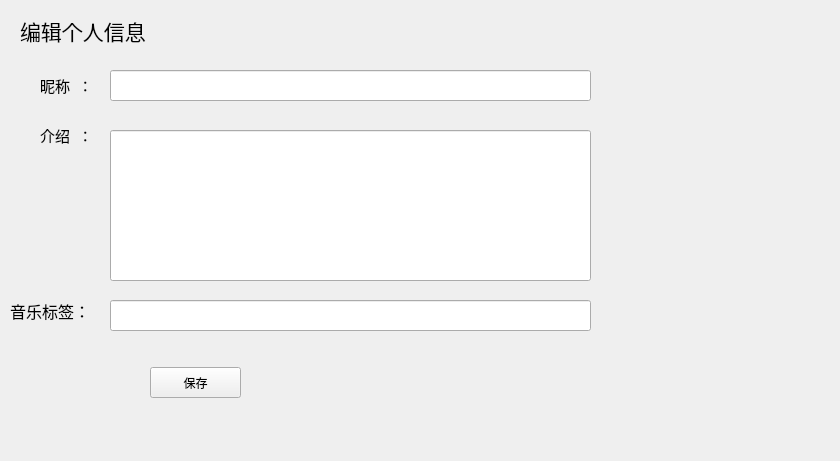
<?xml version="1.0" encoding="UTF-8"?>
<ui version="4.0">
 <class>setuser</class>
 <widget class="QWidget" name="setuser">
  <property name="geometry">
   <rect>
    <x>0</x>
    <y>0</y>
    <width>840</width>
    <height>461</height>
   </rect>
  </property>
  <property name="windowTitle">
   <string>Form</string>
  </property>
  <widget class="QLabel" name="label">
   <property name="geometry">
    <rect>
     <x>20</x>
     <y>0</y>
     <width>161</width>
     <height>61</height>
    </rect>
   </property>
   <property name="font">
    <font>
     <family>Sitka</family>
     <pointsize>16</pointsize>
    </font>
   </property>
   <property name="text">
    <string>编辑个人信息</string>
   </property>
   <property name="textFormat">
    <enum>Qt::AutoText</enum>
   </property>
  </widget>
  <widget class="QLabel" name="label_2">
   <property name="geometry">
    <rect>
     <x>40</x>
     <y>70</y>
     <width>51</width>
     <height>31</height>
    </rect>
   </property>
   <property name="font">
    <font>
     <family>Sitka</family>
     <pointsize>11</pointsize>
    </font>
   </property>
   <property name="text">
    <string>昵称  ：</string>
   </property>
  </widget>
  <widget class="QLabel" name="label_3">
   <property name="geometry">
    <rect>
     <x>40</x>
     <y>120</y>
     <width>51</width>
     <height>31</height>
    </rect>
   </property>
   <property name="font">
    <font>
     <family>Sitka</family>
     <pointsize>11</pointsize>
    </font>
   </property>
   <property name="text">
    <string>介绍  ：</string>
   </property>
  </widget>
  <widget class="QLabel" name="label_11">
   <property name="geometry">
    <rect>
     <x>10</x>
     <y>290</y>
     <width>91</width>
     <height>41</height>
    </rect>
   </property>
   <property name="font">
    <font>
     <family>Sitka</family>
     <pointsize>12</pointsize>
    </font>
   </property>
   <property name="text">
    <string>音乐标签：</string>
   </property>
  </widget>
  <widget class="QPushButton" name="pushButton">
   <property name="geometry">
    <rect>
     <x>150</x>
     <y>367</y>
     <width>91</width>
     <height>31</height>
    </rect>
   </property>
   <property name="font">
    <font>
     <family>Palatino Linotype</family>
    </font>
   </property>
   <property name="text">
    <string>保存</string>
   </property>
  </widget>
  <widget class="QLineEdit" name="nicheng">
   <property name="geometry">
    <rect>
     <x>110</x>
     <y>70</y>
     <width>481</width>
     <height>31</height>
    </rect>
   </property>
  </widget>
  <widget class="QLineEdit" name="tradition">
   <property name="geometry">
    <rect>
     <x>110</x>
     <y>130</y>
     <width>481</width>
     <height>151</height>
    </rect>
   </property>
  </widget>
  <widget class="QLineEdit" name="musiclabel">
   <property name="geometry">
    <rect>
     <x>110</x>
     <y>300</y>
     <width>481</width>
     <height>31</height>
    </rect>
   </property>
  </widget>
 </widget>
 <resources/>
 <connections/>
</ui>
